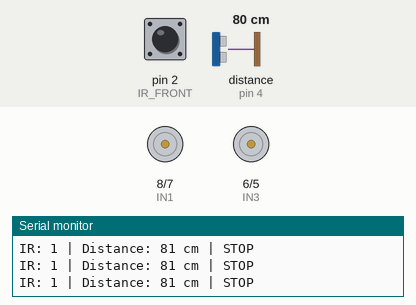
Simulated run of this sketch. Board: Arduino Uno, built with avr-gcc and run on an emulated ATmega328P. On the bench: motor-driver pin pairs drawn as motors (green arrow = first pin HIGH = forward, orange = second pin HIGH = backward, longer = more drive, scaled by the enable pin), the last lines printed to the serial monitor. Inputs (shaded band) come from the test bench; at power-on: pin 2 (IR_FRONT) HIGH, distance to the obstacle (sensor on pin 4) 80 cm. The echo pulse lasts 58.3 µs per cm.

Above: at 4.2 s.
4.3 s: pin 2 (IR_FRONT) driven LOW
5.8 s: distance to the obstacle (sensor on pin 4) set to 6 cm
At 7.0 s:
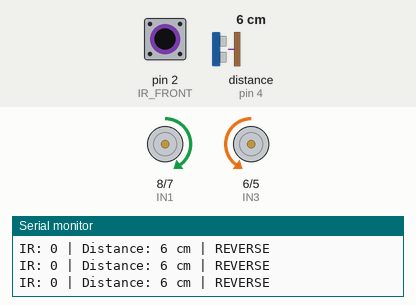
8.8 s: distance to the obstacle (sensor on pin 4) set to 9 cm
At 9.5 s:
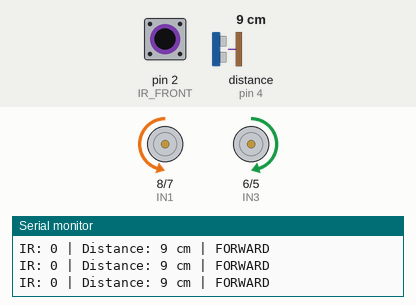
10.3 s: pin 2 (IR_FRONT) driven HIGH
At 11.2 s:
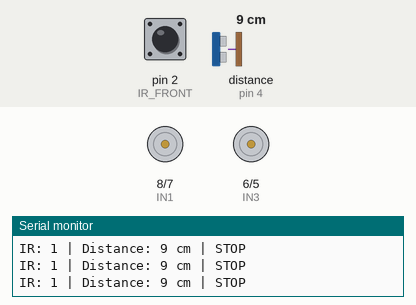
13.3 s: pin 2 (IR_FRONT) pulsed LOW 2 times (0.12 s each, 0.3 s apart)
At 13.55 s:
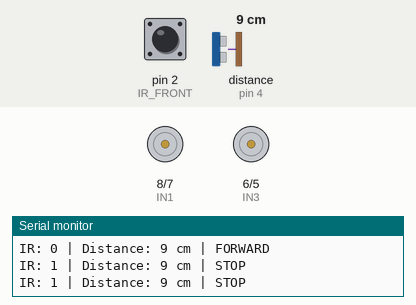
Timing chart, 0 to 16.3 s (numbered marks = the images above; inputs shaded):
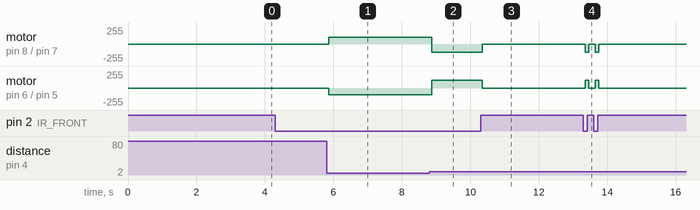

Measured:
- the behaviour switches between 7 and 8 cm on distance to the obstacle (sensor on pin 4) (found by bisection; images 1 and 2)
- after the input at 5.8 s, motor on pin 8 (IN1) / pin 7 (IN2): stopped → forward 100/255 after 0.06 s; motor on pin 6 (IN3) / pin 5 (IN4): stopped → backward 100/255 after 0.06 s
- after the input at 8.8 s, motor on pin 8 (IN1) / pin 7 (IN2): forward 100/255 → backward 120/255 after 0.07 s; motor on pin 6 (IN3) / pin 5 (IN4): backward 100/255 → forward 120/255 after 0.07 s
- after the input at 10.3 s, motor on pin 8 (IN1) / pin 7 (IN2): backward 120/255 → stopped after 0.05 s; motor on pin 6 (IN3) / pin 5 (IN4): forward 120/255 → stopped after 0.05 s
- after the input at 13.3 s, motor on pin 8 (IN1) / pin 7 (IN2): alternates backward 120/255 for 0.10 s and stopped for 0.20 s, 4 changes in all, then stays stopped, starting after 0.05 s; motor on pin 6 (IN3) / pin 5 (IN4): alternates forward 120/255 for 0.10 s and stopped for 0.20 s, 4 changes in all, then stays stopped, starting after 0.05 s

The sketch:

ObjectTrackingRobot.ino
```cpp
/*
  ObjectTrackingRobot.ino
  An autonomous object tracking robot using IR and ultrasonic sensors for real-time following. The robot detects nearby objects with an infrared sensor and maintains a safe following distance using ultrasonic distance measurement, automatically reversing when too close and stopping when the object is out of range.
*/
#include <NewPing.h>

// Pin Definitions
#define IR_FRONT 2  // Front IR sensor
#define TRIG_PIN 3  // Ultrasonic trigger
#define ECHO_PIN 4  // Ultrasonic echo

// Motor Driver Pins (L298N)
#define ENA 9   // Right motor speed (PWM)
#define IN1 8   // Right motor direction
#define IN2 7   // Right motor direction
#define ENB 10  // Left motor speed (PWM)
#define IN3 6   // Left motor direction
#define IN4 5   // Left motor direction

// Distance Settings
#define TOO_CLOSE 7
#define FOLLOW_DISTANCE 17
#define MAX_DISTANCE 500

// Speed Settings
#define MOTOR_SPEED 100

NewPing sonarFront(TRIG_PIN, ECHO_PIN, MAX_DISTANCE);

void forward(int speedLeft = MOTOR_SPEED, int speedRight = MOTOR_SPEED) {
  analogWrite(ENA, speedRight);
  analogWrite(ENB, speedLeft);
  digitalWrite(IN1, LOW);
  digitalWrite(IN2, HIGH);
  digitalWrite(IN3, HIGH);
  digitalWrite(IN4, LOW);
}

void reverse(int speedLeft = MOTOR_SPEED, int speedRight = MOTOR_SPEED) {
  analogWrite(ENA, speedRight);
  analogWrite(ENB, speedLeft);
  digitalWrite(IN1, HIGH);
  digitalWrite(IN2, LOW);
  digitalWrite(IN3, LOW);
  digitalWrite(IN4, HIGH);
}

void stopMotors() {
  analogWrite(ENA, 0);
  analogWrite(ENB, 0);
  digitalWrite(IN1, LOW);
  digitalWrite(IN2, LOW);
  digitalWrite(IN3, LOW);
  digitalWrite(IN4, LOW);
}

void setup() {
  // IR Sensor
  pinMode(IR_FRONT, INPUT);

  // Ultrasonic
  pinMode(TRIG_PIN, OUTPUT);
  pinMode(ECHO_PIN, INPUT);

  // Motors
  pinMode(ENA, OUTPUT);
  pinMode(IN1, OUTPUT);
  pinMode(IN2, OUTPUT);
  pinMode(ENB, OUTPUT);
  pinMode(IN3, OUTPUT);
  pinMode(IN4, OUTPUT);

  Serial.begin(9600);
}

void loop() {
  int irFront = digitalRead(IR_FRONT);
  int distance = sonarFront.ping_cm();

  Serial.print("IR: ");
  Serial.print(irFront);
  Serial.print(" | Distance: ");
  Serial.print(distance);
  Serial.print(" cm | ");

  // IR detects object (LOW)
  if (irFront == LOW && distance >= 0) {
    if (distance <= TOO_CLOSE) {
      // Too close - reverse
      Serial.println("REVERSE");
      reverse(100, 100);
    } else if (distance <= FOLLOW_DISTANCE) {
      // Within follow range - move forward
      Serial.println("FORWARD");
      forward(120, 120);
    } else {
      // Object too far - stop
      Serial.println("STOP");
      stopMotors();
    }
  } else {
    // No object detected - stop
    Serial.println("STOP");
    stopMotors();
  }
}
```
